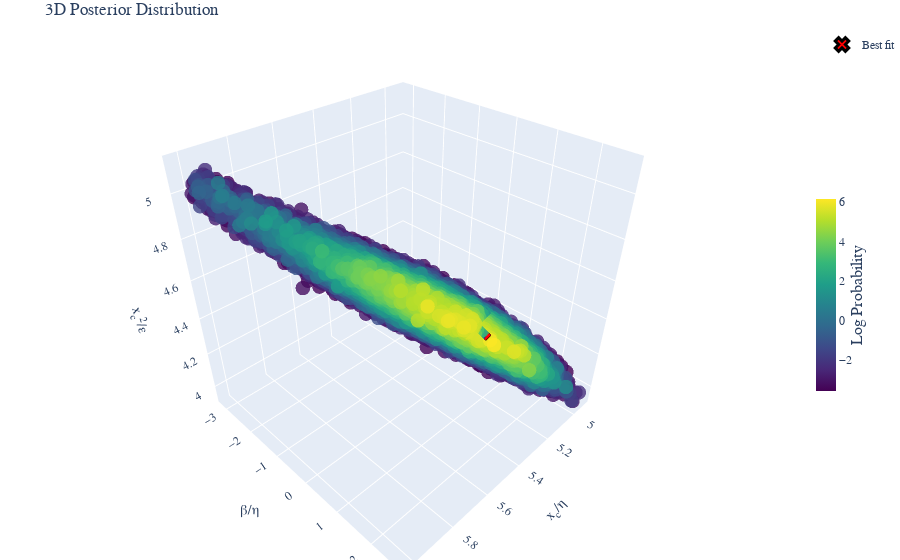

Notebook code cell kept with this figure:
### Code cell
post.bins =None
fig =post.plot_posterior3D_interactive([0,1,2],labels=["$x_c/\\eta$","$\\beta/\\eta$","$x_c^2/\\epsilon$","$x_c$","ExtH"], truths=np.log(best_theta_trans),truth_label="Best fit" )
# Save the figure using matplotlib's savefig instead of plotly's write_image
fig.show()
# Save the figure as HTML
html_file_name=file.replace('_post.csv','_3D')
html_path = os.path.join(base_products_folder, 'html_3d_plots', f'{html_file_name}.html')
# Create directory if it doesn't exist
os.makedirs(os.path.dirname(html_path), exist_ok=True)
fig.write_html(html_path)

### Figure 1 — Plotly figure (JSON) as saved in the notebook; plotly's stock layout.template omitted (floating-point values rounded to 4 significant figures; data arrays with more than 128 entries replaced by an {"elided": "..."} marker saying what was removed)
{"data": [{"marker": {"color": {"elided": "9221 float values"}, "colorbar": {"len": 0.4, "thickness": 20, "title": {"font": {"size": 16}, "side": "right", "text": "Log Probability"}, "x": 1.0, "y": 0.5}, "colorscale": [[0.0, "#440154"], [0.1111, "#482878"], [0.2222, "#3e4989"], [0.3333, "#31688e"], [0.4444, "#26828e"], [0.5556, "#1f9e89"], [0.6667, "#35b779"], [0.7778, "#6ece58"], [0.8889, "#b5de2b"], [1.0, "#fde725"]], "opacity": 0.8, "size": 5}, "mode": "markers", "name": "Posterior", "scene": "scene", "showlegend": false, "type": "scatter3d", "x": {"elided": "9221 float values"}, "y": {"elided": "9221 float values"}, "z": {"elided": "9221 float values"}}, {"marker": {"color": "red", "line": {"color": "black", "width": 3}, "size": 12, "symbol": "x"}, "mode": "markers", "name": "Best fit", "scene": "scene", "showlegend": true, "type": "scatter3d", "x": [5.541], "y": [1.935], "z": [4.657]}], "layout": {"font": {"family": "Computer Modern"}, "margin": {"b": 0, "l": 0, "r": 0, "t": 30}, "scene": {"aspectmode": "cube", "xaxis": {"exponentformat": "e", "showexponent": "all", "title": {"font": {"size": 14}, "text": "x<sub>c</sub>/η"}}, "yaxis": {"exponentformat": "e", "showexponent": "all", "title": {"font": {"size": 14}, "text": "β/η"}}, "zaxis": {"exponentformat": "e", "showexponent": "all", "title": {"font": {"size": 14}, "text": "x<sub>c</sub><sup>2</sup>/ε"}}}, "title": {"text": "3D Posterior Distribution"}}}
